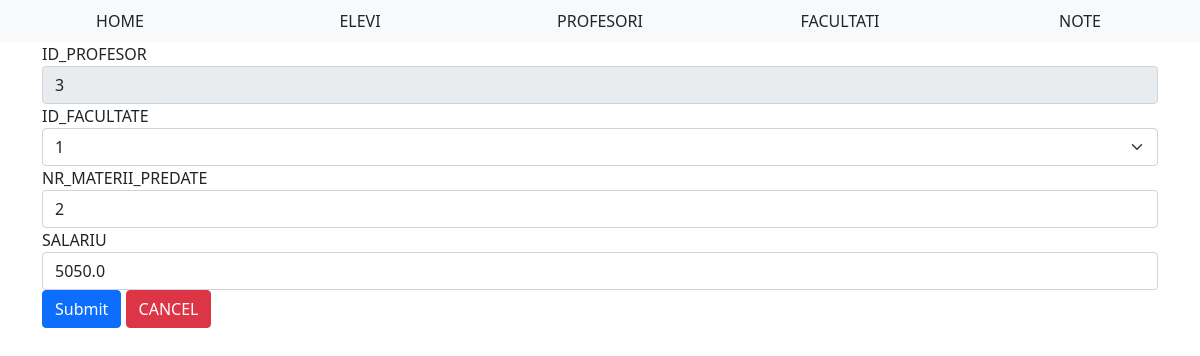
The app's page /modifica/profesori/3 with its own data.
### tables this page shows
CREATE TABLE PROFESORI(ID_PROFESOR INTEGER PRIMARY KEY, ID_FACULTATE INTEGER, NR_MATERII_PREDATE INTEGER, SALARIU REAL, FOREIGN KEY (ID_FACULTATE) REFERENCES FACULTATI(ID_FACULTATE));

### WebSite/routes.py (the view, shortened to what this page needs)
@app.route("/modifica/<string:tabela>/<int:id>", methods=["GET", "POST"])
def modifica(tabela: str, id: int):
    if request.method == "GET":
        try:
            id_type = get_id_type(tabela)
            numele_coloanelor, date_extrase = [], []
            posibilitati_inputuri = {}
            with sql.connect(DATABASE_NAME) as conn:
                c = conn.cursor()
                c.execute("PRAGMA foreign_keys = ON")
                c.execute(f"SELECT * FROM {tabela.upper()} WHERE {id_type} = {id}")
                date_extrase = c.fetchone()
                numele_coloanelor = [description[0] for description in c.description]
                if tabela.upper() == "ELEVI":
                    c.execute("SELECT ID_FACULTATE FROM FACULTATI")
                    posibilitati_inputuri['facultati'] = list(map(lambda x: x[0], c.fetchall()))
                    c.execute("SELECT ID_PROFESOR FROM PROFESORI")
                    posibilitati_inputuri['profesori'] = list(map(lambda x: x[0], c.fetchall()))
                if tabela.upper() == "PROFESORI":
                    c.execute("SELECT ID_FACULTATE FROM FACULTATI")
                    posibilitati_inputuri['facultati'] = list(map(lambda x: x[0], c.fetchall()))
            print(posibilitati_inputuri)
            return render_template('modificare.html', tabela=tabela, headers=numele_coloanelor,
                                   data=date_extrase, len=len(numele_coloanelor),
                                   posibilitati_inputuri=posibilitati_inputuri)
        except:
            flash("Eroare la deschiderea paginii de modificare", 'danger')
    return redirect('/')

### WebSite/__init__.py (called while the page is built)
def get_id_type(tabela: str) -> str:
    id_type = ""
    if tabela.upper() == "ELEVI":
        id_type = "NR_MATRICOL"
    elif tabela.upper() == "PROFESORI":
        id_type = "ID_PROFESOR"
    elif tabela.upper() == "FACULTATI":
        id_type = "ID_FACULTATE"
    elif tabela.upper() == "CATALOAGE":
        id_type = "NR_MATRICOL"
    return id_type

### WebSite/templates/modificare.html (shortened to what this page needs)
{% extends 'base.html' %}
{% block body %}
<div class="container">
  <form action="" method="POST">
    <div class="form-group">
      <label for="{{headers[0]}}">{{headers[0]}}</label>
      <input class="form-control" name="{{headers[0]}}" id="{{headers[0]}}" placeholder="{{data[0]}}" value="{{data[0]}}" readonly>
    </div>
      {% for i in range(1,len) %}
        {% if tabela == 'elevi' and headers[i] == 'ID_FACULTATE': %}
          <label for="{{headers[i]}}">{{headers[i]}}</label>
          <select class="form-select" name="{{headers[i]}}" >
            {% for posibilitate in posibilitati_inputuri['facultati'] %}
              <option value="{{posibilitate}}">{{posibilitate}}</option>
            {% endfor %}
          </select>
        {% elif tabela == 'profesori' and headers[i] == 'ID_FACULTATE': %}
          <label for="{{headers[i]}}">{{headers[i]}}</label>
          <select class="form-select" name="{{headers[i]}}" >
            {% for posibilitate in posibilitati_inputuri['facultati'] %}
              <option value="{{posibilitate}}">{{posibilitate}}</option>
            {% endfor %}
          </select>
        {% else %}
          <div class="form-group">
              <label for="{{headers[i]}}">{{headers[i]}}</label>
              <input type="text" class="form-control" id="{{headers[i]}}" name="{{headers[i]}}" placeholder="{{data[i]}}" value="{{data[i]}}">
          </div>
        {% endif %}
      {% endfor %}
      <button type="submit" class="btn btn-primary">Submit</button>
      <a href="/" class="btn btn-danger">CANCEL</a>
  </form>
</div>
{% endblock %}

### records on screen
PROFESORI: ID_PROFESOR "3", NR_MATERII_PREDATE "2" "5050.0"

### other values on screen
{{ headers[0] }} "ID_PROFESOR"
{{ headers[i] }} "ID_FACULTATE"
{{ headers[i] }} "NR_MATERII_PREDATE" "SALARIU"
form field ID_FACULTATE "1"
